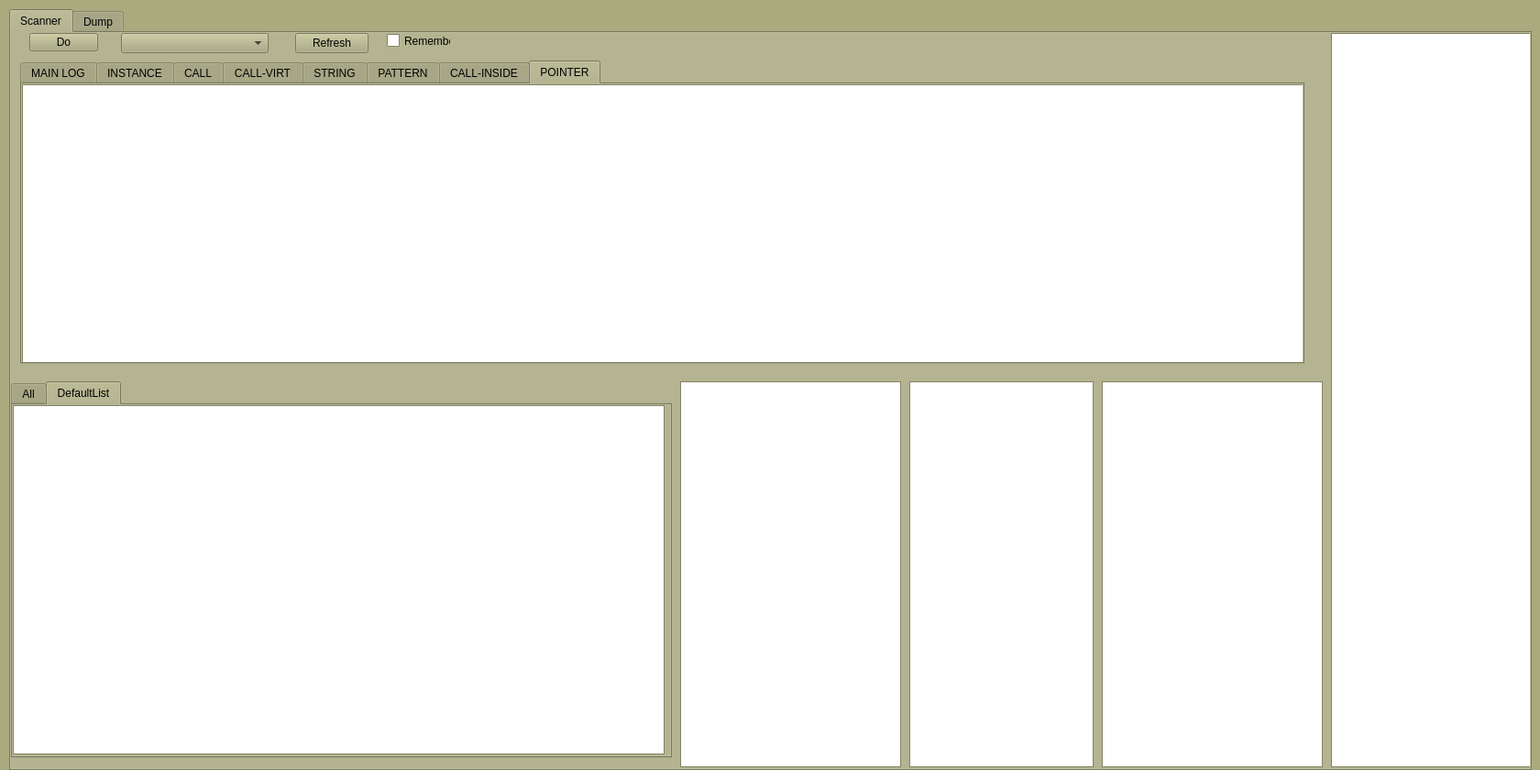
<?xml version="1.0" encoding="UTF-8"?>
<ui version="4.0">
 <class>LogWindow</class>
 <widget class="QWidget" name="LogWindow">
  <property name="geometry">
   <rect>
    <x>0</x>
    <y>0</y>
    <width>1680</width>
    <height>840</height>
   </rect>
  </property>
  <property name="palette">
   <palette>
    <active>
     <colorrole role="WindowText">
      <brush brushstyle="SolidPattern">
       <color alpha="255">
        <red>0</red>
        <green>0</green>
        <blue>0</blue>
       </color>
      </brush>
     </colorrole>
     <colorrole role="Button">
      <brush brushstyle="SolidPattern">
       <color alpha="255">
        <red>170</red>
        <green>170</green>
        <blue>127</blue>
       </color>
      </brush>
     </colorrole>
     <colorrole role="Light">
      <brush brushstyle="SolidPattern">
       <color alpha="255">
        <red>255</red>
        <green>255</green>
        <blue>191</blue>
       </color>
      </brush>
     </colorrole>
     <colorrole role="Midlight">
      <brush brushstyle="SolidPattern">
       <color alpha="255">
        <red>212</red>
        <green>212</green>
        <blue>159</blue>
       </color>
      </brush>
     </colorrole>
     <colorrole role="Dark">
      <brush brushstyle="SolidPattern">
       <color alpha="255">
        <red>85</red>
        <green>85</green>
        <blue>63</blue>
       </color>
      </brush>
     </colorrole>
     <colorrole role="Mid">
      <brush brushstyle="SolidPattern">
       <color alpha="255">
        <red>113</red>
        <green>113</green>
        <blue>84</blue>
       </color>
      </brush>
     </colorrole>
     <colorrole role="Text">
      <brush brushstyle="SolidPattern">
       <color alpha="255">
        <red>0</red>
        <green>0</green>
        <blue>0</blue>
       </color>
      </brush>
     </colorrole>
     <colorrole role="BrightText">
      <brush brushstyle="SolidPattern">
       <color alpha="255">
        <red>255</red>
        <green>255</green>
        <blue>255</blue>
       </color>
      </brush>
     </colorrole>
     <colorrole role="ButtonText">
      <brush brushstyle="SolidPattern">
       <color alpha="255">
        <red>0</red>
        <green>0</green>
        <blue>0</blue>
       </color>
      </brush>
     </colorrole>
     <colorrole role="Base">
      <brush brushstyle="SolidPattern">
       <color alpha="255">
        <red>255</red>
        <green>255</green>
        <blue>255</blue>
       </color>
      </brush>
     </colorrole>
     <colorrole role="Window">
      <brush brushstyle="SolidPattern">
       <color alpha="255">
        <red>170</red>
        <green>170</green>
        <blue>127</blue>
       </color>
      </brush>
     </colorrole>
     <colorrole role="Shadow">
      <brush brushstyle="SolidPattern">
       <color alpha="255">
        <red>0</red>
        <green>0</green>
        <blue>0</blue>
       </color>
      </brush>
     </colorrole>
     <colorrole role="AlternateBase">
      <brush brushstyle="SolidPattern">
       <color alpha="255">
        <red>212</red>
        <green>212</green>
        <blue>191</blue>
       </color>
      </brush>
     </colorrole>
     <colorrole role="ToolTipBase">
      <brush brushstyle="SolidPattern">
       <color alpha="255">
        <red>255</red>
        <green>255</green>
        <blue>220</blue>
       </color>
      </brush>
     </colorrole>
     <colorrole role="ToolTipText">
      <brush brushstyle="SolidPattern">
       <color alpha="255">
        <red>0</red>
        <green>0</green>
        <blue>0</blue>
       </color>
      </brush>
     </colorrole>
    </active>
    <inactive>
     <colorrole role="WindowText">
      <brush brushstyle="SolidPattern">
       <color alpha="255">
        <red>0</red>
        <green>0</green>
        <blue>0</blue>
       </color>
      </brush>
     </colorrole>
     <colorrole role="Button">
      <brush brushstyle="SolidPattern">
       <color alpha="255">
        <red>170</red>
        <green>170</green>
        <blue>127</blue>
       </color>
      </brush>
     </colorrole>
     <colorrole role="Light">
      <brush brushstyle="SolidPattern">
       <color alpha="255">
        <red>255</red>
        <green>255</green>
        <blue>191</blue>
       </color>
      </brush>
     </colorrole>
     <colorrole role="Midlight">
      <brush brushstyle="SolidPattern">
       <color alpha="255">
        <red>212</red>
        <green>212</green>
        <blue>159</blue>
       </color>
      </brush>
     </colorrole>
     <colorrole role="Dark">
      <brush brushstyle="SolidPattern">
       <color alpha="255">
        <red>85</red>
        <green>85</green>
        <blue>63</blue>
       </color>
      </brush>
     </colorrole>
     <colorrole role="Mid">
      <brush brushstyle="SolidPattern">
       <color alpha="255">
        <red>113</red>
        <green>113</green>
        <blue>84</blue>
       </color>
      </brush>
     </colorrole>
     <colorrole role="Text">
      <brush brushstyle="SolidPattern">
       <color alpha="255">
        <red>0</red>
        <green>0</green>
        <blue>0</blue>
       </color>
      </brush>
     </colorrole>
     <colorrole role="BrightText">
      <brush brushstyle="SolidPattern">
       <color alpha="255">
        <red>255</red>
        <green>255</green>
        <blue>255</blue>
       </color>
      </brush>
     </colorrole>
     <colorrole role="ButtonText">
      <brush brushstyle="SolidPattern">
       <color alpha="255">
        <red>0</red>
        <green>0</green>
        <blue>0</blue>
       </color>
      </brush>
     </colorrole>
     <colorrole role="Base">
      <brush brushstyle="SolidPattern">
       <color alpha="255">
        <red>255</red>
        <green>255</green>
        <blue>255</blue>
       </color>
      </brush>
     </colorrole>
     <colorrole role="Window">
      <brush brushstyle="SolidPattern">
       <color alpha="255">
        <red>170</red>
        <green>170</green>
        <blue>127</blue>
       </color>
      </brush>
     </colorrole>
     <colorrole role="Shadow">
      <brush brushstyle="SolidPattern">
       <color alpha="255">
        <red>0</red>
        <green>0</green>
        <blue>0</blue>
       </color>
      </brush>
     </colorrole>
     <colorrole role="AlternateBase">
      <brush brushstyle="SolidPattern">
       <color alpha="255">
        <red>212</red>
        <green>212</green>
        <blue>191</blue>
       </color>
      </brush>
     </colorrole>
     <colorrole role="ToolTipBase">
      <brush brushstyle="SolidPattern">
       <color alpha="255">
        <red>255</red>
        <green>255</green>
        <blue>220</blue>
       </color>
      </brush>
     </colorrole>
     <colorrole role="ToolTipText">
      <brush brushstyle="SolidPattern">
       <color alpha="255">
        <red>0</red>
        <green>0</green>
        <blue>0</blue>
       </color>
      </brush>
     </colorrole>
    </inactive>
    <disabled>
     <colorrole role="WindowText">
      <brush brushstyle="SolidPattern">
       <color alpha="255">
        <red>85</red>
        <green>85</green>
        <blue>63</blue>
       </color>
      </brush>
     </colorrole>
     <colorrole role="Button">
      <brush brushstyle="SolidPattern">
       <color alpha="255">
        <red>170</red>
        <green>170</green>
        <blue>127</blue>
       </color>
      </brush>
     </colorrole>
     <colorrole role="Light">
      <brush brushstyle="SolidPattern">
       <color alpha="255">
        <red>255</red>
        <green>255</green>
        <blue>191</blue>
       </color>
      </brush>
     </colorrole>
     <colorrole role="Midlight">
      <brush brushstyle="SolidPattern">
       <color alpha="255">
        <red>212</red>
        <green>212</green>
        <blue>159</blue>
       </color>
      </brush>
     </colorrole>
     <colorrole role="Dark">
      <brush brushstyle="SolidPattern">
       <color alpha="255">
        <red>85</red>
        <green>85</green>
        <blue>63</blue>
       </color>
      </brush>
     </colorrole>
     <colorrole role="Mid">
      <brush brushstyle="SolidPattern">
       <color alpha="255">
        <red>113</red>
        <green>113</green>
        <blue>84</blue>
       </color>
      </brush>
     </colorrole>
     <colorrole role="Text">
      <brush brushstyle="SolidPattern">
       <color alpha="255">
        <red>85</red>
        <green>85</green>
        <blue>63</blue>
       </color>
      </brush>
     </colorrole>
     <colorrole role="BrightText">
      <brush brushstyle="SolidPattern">
       <color alpha="255">
        <red>255</red>
        <green>255</green>
        <blue>255</blue>
       </color>
      </brush>
     </colorrole>
     <colorrole role="ButtonText">
      <brush brushstyle="SolidPattern">
       <color alpha="255">
        <red>85</red>
        <green>85</green>
        <blue>63</blue>
       </color>
      </brush>
     </colorrole>
     <colorrole role="Base">
      <brush brushstyle="SolidPattern">
       <color alpha="255">
        <red>170</red>
        <green>170</green>
        <blue>127</blue>
       </color>
      </brush>
     </colorrole>
     <colorrole role="Window">
      <brush brushstyle="SolidPattern">
       <color alpha="255">
        <red>170</red>
        <green>170</green>
        <blue>127</blue>
       </color>
      </brush>
     </colorrole>
     <colorrole role="Shadow">
      <brush brushstyle="SolidPattern">
       <color alpha="255">
        <red>0</red>
        <green>0</green>
        <blue>0</blue>
       </color>
      </brush>
     </colorrole>
     <colorrole role="AlternateBase">
      <brush brushstyle="SolidPattern">
       <color alpha="255">
        <red>170</red>
        <green>170</green>
        <blue>127</blue>
       </color>
      </brush>
     </colorrole>
     <colorrole role="ToolTipBase">
      <brush brushstyle="SolidPattern">
       <color alpha="255">
        <red>255</red>
        <green>255</green>
        <blue>220</blue>
       </color>
      </brush>
     </colorrole>
     <colorrole role="ToolTipText">
      <brush brushstyle="SolidPattern">
       <color alpha="255">
        <red>0</red>
        <green>0</green>
        <blue>0</blue>
       </color>
      </brush>
     </colorrole>
    </disabled>
   </palette>
  </property>
  <property name="windowTitle">
   <string>LogWindow</string>
  </property>
  <property name="autoFillBackground">
   <bool>false</bool>
  </property>
  <widget class="QTabWidget" name="tabWidget">
   <property name="geometry">
    <rect>
     <x>10</x>
     <y>10</y>
     <width>1661</width>
     <height>831</height>
    </rect>
   </property>
   <property name="currentIndex">
    <number>0</number>
   </property>
   <widget class="QWidget" name="tab">
    <attribute name="title">
     <string>Scanner</string>
    </attribute>
    <widget class="QPushButton" name="pushButtonDo">
     <property name="geometry">
      <rect>
       <x>20</x>
       <y>0</y>
       <width>75</width>
       <height>20</height>
      </rect>
     </property>
     <property name="text">
      <string>Do</string>
     </property>
    </widget>
    <widget class="QComboBox" name="comboBoxServer">
     <property name="geometry">
      <rect>
       <x>120</x>
       <y>0</y>
       <width>161</width>
       <height>22</height>
      </rect>
     </property>
    </widget>
    <widget class="QPlainTextEdit" name="plainTextEditOutputModules">
     <property name="geometry">
      <rect>
       <x>730</x>
       <y>380</y>
       <width>241</width>
       <height>421</height>
      </rect>
     </property>
     <property name="readOnly">
      <bool>true</bool>
     </property>
    </widget>
    <widget class="QTreeView" name="treeViewModules">
     <property name="geometry">
      <rect>
       <x>980</x>
       <y>380</y>
       <width>201</width>
       <height>421</height>
      </rect>
     </property>
     <attribute name="headerVisible">
      <bool>false</bool>
     </attribute>
    </widget>
    <widget class="QPlainTextEdit" name="plainTextEditOutputCall">
     <property name="geometry">
      <rect>
       <x>1190</x>
       <y>380</y>
       <width>241</width>
       <height>421</height>
      </rect>
     </property>
     <property name="readOnly">
      <bool>true</bool>
     </property>
    </widget>
    <widget class="QPlainTextEdit" name="plainTextEditOutputAll">
     <property name="geometry">
      <rect>
       <x>1440</x>
       <y>0</y>
       <width>221</width>
       <height>801</height>
      </rect>
     </property>
     <property name="readOnly">
      <bool>true</bool>
     </property>
    </widget>
    <widget class="QTabWidget" name="tabWidget_2">
     <property name="geometry">
      <rect>
       <x>0</x>
       <y>380</y>
       <width>721</width>
       <height>411</height>
      </rect>
     </property>
     <property name="currentIndex">
      <number>1</number>
     </property>
     <widget class="QWidget" name="tab_4">
      <attribute name="title">
       <string>All</string>
      </attribute>
      <widget class="QPlainTextEdit" name="plainTextEditOutput">
       <property name="geometry">
        <rect>
         <x>10</x>
         <y>10</y>
         <width>701</width>
         <height>421</height>
        </rect>
       </property>
      </widget>
     </widget>
     <widget class="QWidget" name="tab_5">
      <attribute name="title">
       <string>DefaultList</string>
      </attribute>
      <widget class="QPlainTextEdit" name="plainTextEditOutputSelected">
       <property name="geometry">
        <rect>
         <x>0</x>
         <y>0</y>
         <width>711</width>
         <height>381</height>
        </rect>
       </property>
      </widget>
     </widget>
    </widget>
    <widget class="QPushButton" name="pushButton">
     <property name="geometry">
      <rect>
       <x>310</x>
       <y>0</y>
       <width>80</width>
       <height>22</height>
      </rect>
     </property>
     <property name="text">
      <string>Refresh</string>
     </property>
    </widget>
    <widget class="QCheckBox" name="checkBox">
     <property name="geometry">
      <rect>
       <x>410</x>
       <y>0</y>
       <width>70</width>
       <height>17</height>
      </rect>
     </property>
     <property name="text">
      <string>Remember</string>
     </property>
    </widget>
    <widget class="QTabWidget" name="tabWidget_3">
     <property name="geometry">
      <rect>
       <x>10</x>
       <y>30</y>
       <width>1401</width>
       <height>331</height>
      </rect>
     </property>
     <property name="currentIndex">
      <number>7</number>
     </property>
     <widget class="QWidget" name="tab_11">
      <attribute name="title">
       <string>MAIN LOG</string>
      </attribute>
      <widget class="QPlainTextEdit" name="plainTextEditLog">
       <property name="geometry">
        <rect>
         <x>0</x>
         <y>0</y>
         <width>1461</width>
         <height>311</height>
        </rect>
       </property>
      </widget>
     </widget>
     <widget class="QWidget" name="tab_2">
      <attribute name="title">
       <string>INSTANCE</string>
      </attribute>
      <widget class="QPlainTextEdit" name="plainTextEditLogInstance">
       <property name="geometry">
        <rect>
         <x>-70</x>
         <y>0</y>
         <width>1461</width>
         <height>311</height>
        </rect>
       </property>
      </widget>
     </widget>
     <widget class="QWidget" name="tab_6">
      <attribute name="title">
       <string>CALL</string>
      </attribute>
      <widget class="QPlainTextEdit" name="plainTextEditLogCall">
       <property name="geometry">
        <rect>
         <x>0</x>
         <y>0</y>
         <width>1401</width>
         <height>311</height>
        </rect>
       </property>
      </widget>
     </widget>
     <widget class="QWidget" name="tab_12">
      <attribute name="title">
       <string>CALL-VIRT</string>
      </attribute>
      <widget class="QPlainTextEdit" name="plainTextEditLogCallVirt">
       <property name="geometry">
        <rect>
         <x>0</x>
         <y>0</y>
         <width>1401</width>
         <height>311</height>
        </rect>
       </property>
      </widget>
     </widget>
     <widget class="QWidget" name="tab_7">
      <attribute name="title">
       <string>STRING</string>
      </attribute>
      <widget class="QPlainTextEdit" name="plainTextEditLogString">
       <property name="geometry">
        <rect>
         <x>0</x>
         <y>0</y>
         <width>1391</width>
         <height>311</height>
        </rect>
       </property>
      </widget>
     </widget>
     <widget class="QWidget" name="tab_8">
      <attribute name="title">
       <string>PATTERN</string>
      </attribute>
      <widget class="QPlainTextEdit" name="plainTextEditLogPattern">
       <property name="geometry">
        <rect>
         <x>0</x>
         <y>0</y>
         <width>1401</width>
         <height>311</height>
        </rect>
       </property>
      </widget>
     </widget>
     <widget class="QWidget" name="tab_9">
      <attribute name="title">
       <string>CALL-INSIDE</string>
      </attribute>
      <widget class="QPlainTextEdit" name="plainTextEditLogCallInside">
       <property name="geometry">
        <rect>
         <x>0</x>
         <y>0</y>
         <width>1401</width>
         <height>311</height>
        </rect>
       </property>
      </widget>
     </widget>
     <widget class="QWidget" name="tab_10">
      <attribute name="title">
       <string>POINTER</string>
      </attribute>
      <widget class="QPlainTextEdit" name="plainTextEditLogPointer">
       <property name="geometry">
        <rect>
         <x>0</x>
         <y>0</y>
         <width>1401</width>
         <height>311</height>
        </rect>
       </property>
      </widget>
     </widget>
    </widget>
    <zorder>plainTextEditOutputModules</zorder>
    <zorder>pushButtonDo</zorder>
    <zorder>comboBoxServer</zorder>
    <zorder>treeViewModules</zorder>
    <zorder>plainTextEditOutputCall</zorder>
    <zorder>plainTextEditOutputAll</zorder>
    <zorder>tabWidget_2</zorder>
    <zorder>pushButton</zorder>
    <zorder>checkBox</zorder>
    <zorder>tabWidget_3</zorder>
   </widget>
   <widget class="QWidget" name="tab_3">
    <attribute name="title">
     <string>Dump</string>
    </attribute>
    <widget class="QPlainTextEdit" name="plainTextEditDumpImput">
     <property name="geometry">
      <rect>
       <x>0</x>
       <y>10</y>
       <width>1601</width>
       <height>701</height>
      </rect>
     </property>
    </widget>
    <widget class="QPushButton" name="pushButtonDumpExecute">
     <property name="geometry">
      <rect>
       <x>120</x>
       <y>730</y>
       <width>80</width>
       <height>22</height>
      </rect>
     </property>
     <property name="text">
      <string>Exacute</string>
     </property>
    </widget>
   </widget>
  </widget>
 </widget>
 <layoutdefault spacing="6" margin="11"/>
 <resources/>
 <connections/>
</ui>
